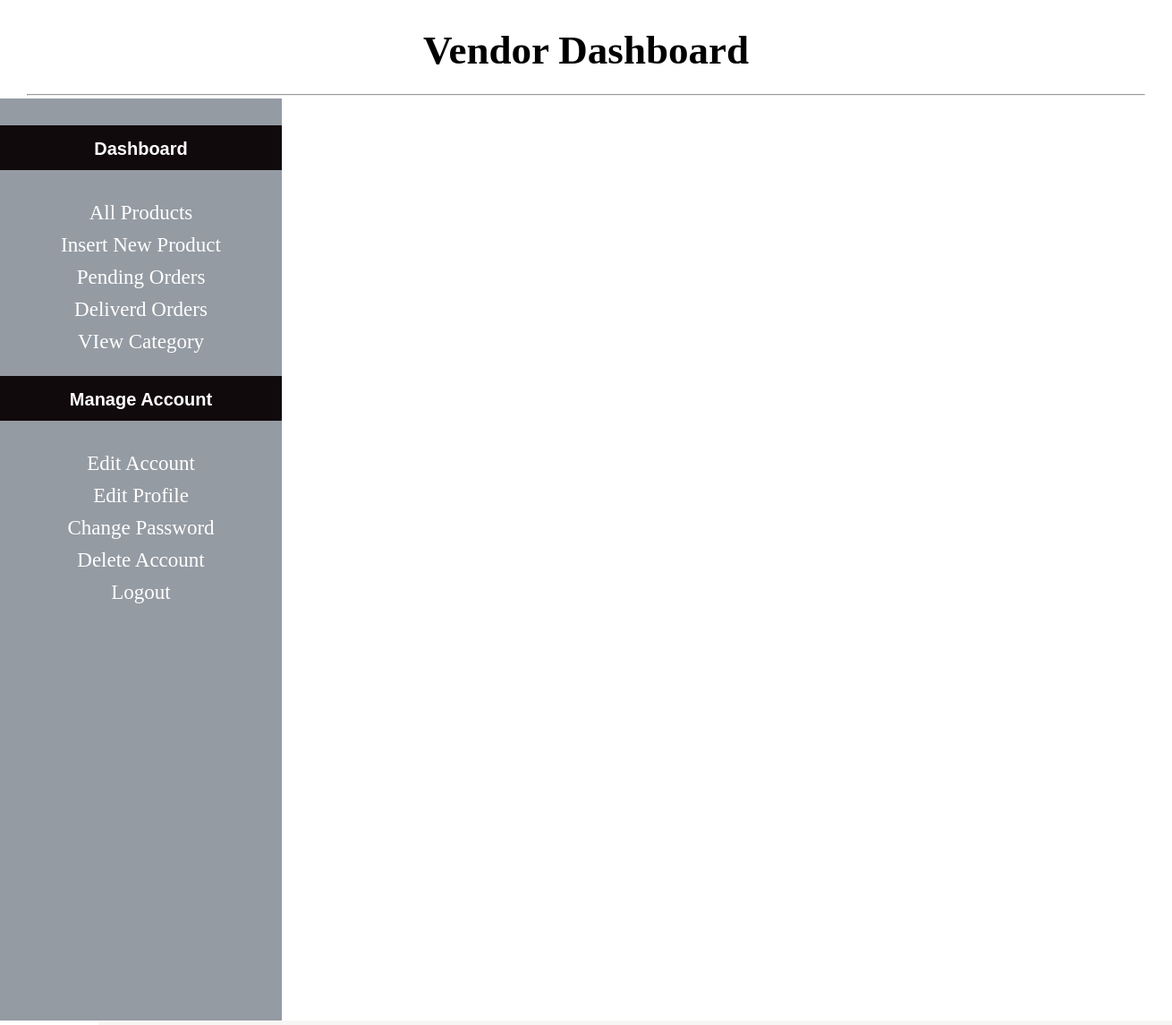
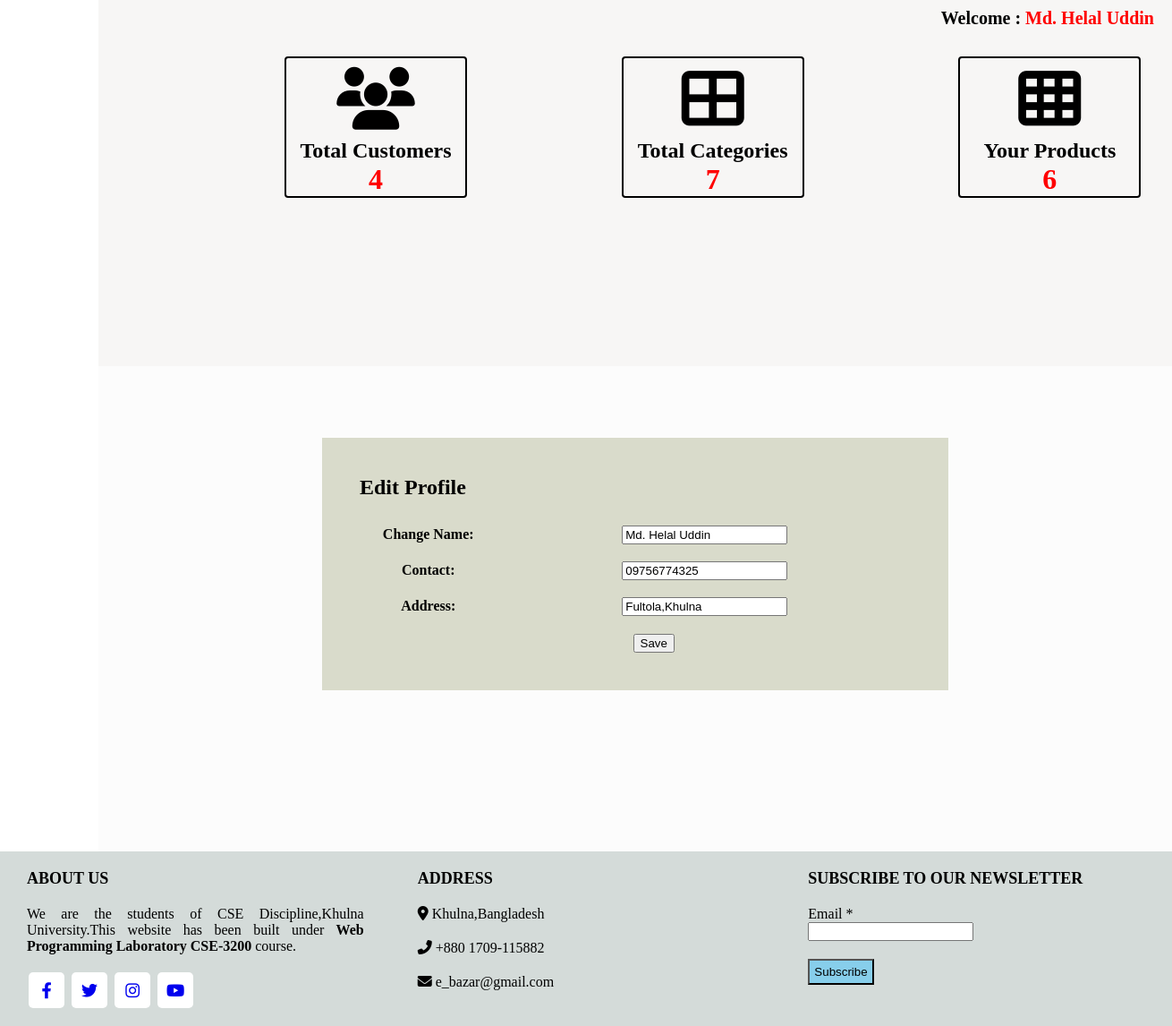
Screenshot of /vendor_area/index.php?edit_profile (signed in) with the database file from the repository (2 pictures, top to bottom).
### tables this page shows
CREATE TABLE `vendors` (
  `vendor_id` int(20) NOT NULL,
  `vendor_name` varchar(255) NOT NULL,
  `shop_name` varchar(50) NOT NULL,
  `vendor_email` varchar(255) NOT NULL,
  `vendor_phone` varchar(255) NOT NULL,
  `vendor_address` varchar(255) NOT NULL,
  `vendor_password` varchar(255) NOT NULL,
  `vendor_img` varchar(255) NOT NULL
);

### vendor_area/edit_profile.php (the view, shortened to what this page needs)
<?php
$select_user = mysqli_query($con,"select * from vendors where vendor_id='$_SESSION[vendor_id]' ");
$fetch_user = mysqli_fetch_array($select_user);
?>
<div id="product_box">
        <div class="right-custom">
  <form method = "post" action="" enctype="multipart/form-data">
  <table style="padding:40px;"align="center"bgcolor="#d9dbcb" width="700"border="3">
	  <tr align="left">
	   <td colspan="4">
	   <h2>Edit Profile</h2><br />
	   </td>
	  </tr>
	  <tr>
	   <td width="25%"style="padding:10px;"><b>Change Name:</b></td>
	   <td colspan="3"><input type="text" name="name" value="<?php echo $fetch_user['vendor_name'];?>" required placeholder="Name" /></td>
	  </tr>
	  <tr>
	   <td width="15%"style="padding:10px;"><b>Contact:</b></td>
	   <td colspan="3"><input type="text" name="contact" value="<?php echo $fetch_user['vendor_phone'];?>" required placeholder="Contact" /></td>
	  </tr>
	  <tr>
	   <td width="15%"style="padding:10px;"><b>Address:</b></td>
	   <td colspan="3"><input type="text" name="address" value="<?php echo $fetch_user['vendor_address'];?>" required placeholder="Address" /></td>
	  </tr>
	  <tr align="left">
	   <td></td>
	   <td colspan="4"style="padding-left:150px;padding-top:10px;">
	   <input type="submit" name="edit_profile" value="Save" />
	   </td>
	  </tr>
	</table>
  </form>
</div>
</div>

### rows the page displays
vendors: name "Md. Helal Uddin", contact "09756774325", address "Fultola,Khulna"

### other values shown
$_SESSION['vendor_name'] "Md. Helal Uddin"
$count "4"
$count "7"
$count "6"
